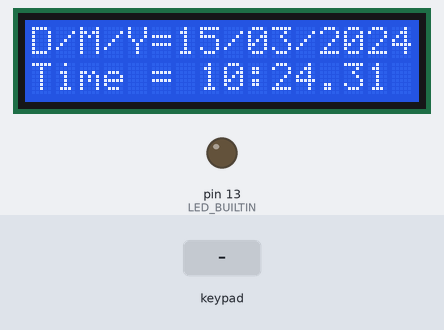
Simulated run of this sketch. Board: Arduino Uno, built with avr-gcc and run on an emulated ATmega328P. Parts: 16×2 character LCD, output pins drawn as LEDs (lit = HIGH). Wiring (inferred from the names in the program): 24Cxx EEPROM at I2C address 0x50. The inputs (shaded band) are chosen by the test bench. The local clock reads 2024-03-15 10:24:30 at power-on unless the sketch sets it; EEPROM starts erased; what the sketch prints to the serial monitor is not drawn.

Above: at 1.2 s.
1.3 s: key '0' pressed
At 2.8 s:
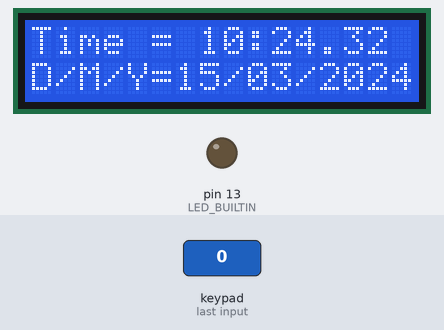
4.3 s: keypad keys 3 2 1 0 pressed 0.4 s apart
At 6.8 s:
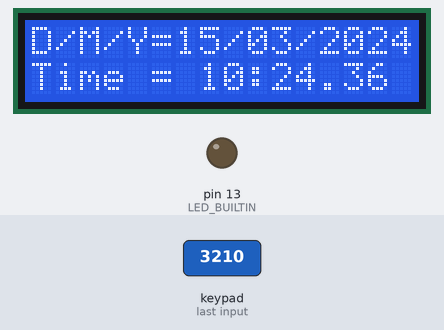
7.5 s: keypad keys 3 2 1 0 # pressed 0.4 s apart
At 10.5 s:
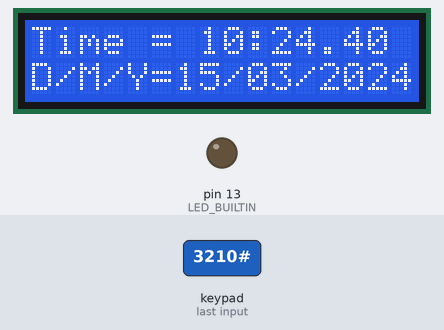
11.0 s: key 'A' pressed
At 11.87 s:
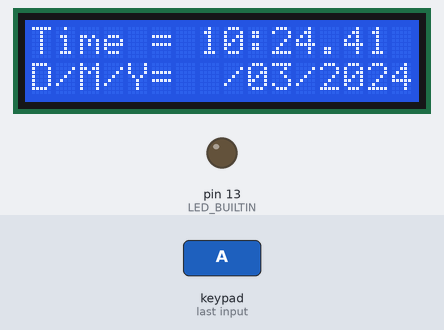
13.1 s: key '#' pressed
At 13.6 s:
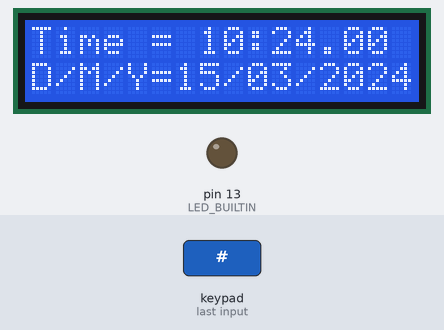
Timing chart, 0 to 16.1 s (numbered marks = the images above; inputs shaded):
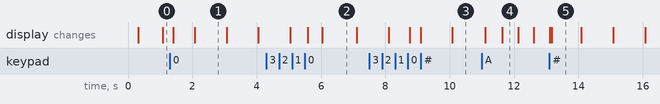

Measured:
- after the input at 1.3 s, the display: first changes after 0.11 s (image 1 shows a later state)
- after the input at 4.3 s, the display: first differs from a run without the input after 1.3 s (image 2 shows a later state)
- after the input at 7.5 s, the display: first differs from a run without the input after 1.3 s (image 3 shows a later state)
- after the input at 13.1 s, the display: first differs from a run without the input after 0.07 s (image 5)
- what the display in image 1 shows lasts 1.0 s, from 2.1 s to 3.1 s
- what the display in image 2 shows lasts 1.1 s, from 6.0 s to 7.1 s
- what the display in image 4 shows lasts 0.5 s, from 11.6 s to 12.1 s

The sketch:

lab19_checkpoint3.ino
```cpp
#include <Arduino_FreeRTOS.h>
#include <semphr.h>
#include <LiquidCrystal_I2C.h>
#include <Keypad_I2C.h>
#include <Keypad.h>
#include <Wire.h>
#include <TimeLib.h>
#include <DS1307RTC.h>

// Hardware & I2C Address Configuration
#define KEYPAD_I2C_ADDR 0x20   // I2C Address ของ PCF8574 สำหรับ Keypad
#define LCD_I2C_ADDR    0x27   // I2C Address ของ LCD 1602
#define EEPROM_ADDR     0x50   // I2C Address ของ 24C32 บนโมดูล DS1307 RTC
#define EEPROM_WL_SIZE  100    // ขนาด Block สำหรับทำ Wear Leveling (100 ไบต์)

const byte ROWS = 4;
const byte COLS = 4;
char hexaKeys[ROWS][COLS] = {
  {'1', '2', '3', 'A'},
  {'4', '5', '6', 'B'},
  {'7', '8', '9', 'C'},
  {'*', '0', '#', 'D'}
};

byte rowPins[ROWS] = {7, 6, 5, 4};
byte colPins[COLS] = {3, 2, 1, 0};


volatile int mode = 0;             // 0 = running mode, 1 = set time, 2 = set date
volatile int select_time = 0;      // 0 = hour, 1 = minute
volatile int select_date = 0;      // 0 = day, 1 = month, 2 = year
volatile bool isBlink = 0;         // สถานะการกะพริบตัวเลขบนหน้าจอ

// สถานะการสลับหน้าจอ (1 = Date บน / Time ล่าง, 2 = Time บน / Date ล่าง)
volatile uint8_t display_mode = 1;
unsigned int current_wl_addr = 0;  // ตำแหน่ง Address ปัจจุบันใน 24C32 EEPROM

// อุปกรณ์ I2C
LiquidCrystal_I2C lcd(LCD_I2C_ADDR, 16, 2);
Keypad_I2C keypad(makeKeymap(hexaKeys), rowPins, colPins, ROWS, COLS, KEYPAD_I2C_ADDR);
tmElements_t tm;                   // โครงสร้างข้อมูลเวลาจาก TimeLib

// Mutex สำหรับป้องกัน Bus Collision บน I2C (LCD, Keypad, RTC, 24C32 EEPROM แชร์บัสร่วมกัน)
SemaphoreHandle_t xI2CMutex = NULL;


// Function Prototypes

void Task_Clock_Display(void *pvParameters);
void Task_Keypad(void *pvParameters);
void refresh_display(void);
void print_serial_time(void);
void print2digits(int number);
void print2digitsLCD(int number);

// EEPROM 24C32 Functions
uint8_t readEEPROM(unsigned int eeaddress);
void writeEEPROM(unsigned int eeaddress, uint8_t data);
uint8_t readModeFromEEPROM_WearLeveling(void);
void writeModeToEEPROM_WearLeveling(uint8_t new_mode);
int scan_EEPROM(void);

// FreeRTOS Stack Overflow Hook
void vApplicationStackOverflowHook(TaskHandle_t xTask, char *pcTaskName) {
  (void) xTask;
  Serial.print(F("[FATAL] Stack Overflow in: "));
  Serial.println(pcTaskName);
  while (1);
}


// EEPROM 24C32 Low-Level Functions (I2C Address 0x50)
// ฟังก์ชันอ่านข้อมูล 1 ไบต์จาก Serial EEPROM 24C32
uint8_t readEEPROM(unsigned int eeaddress) {
  uint8_t rdata = 0xFF;
  Wire.beginTransmission(EEPROM_ADDR);
  Wire.write((int)(eeaddress >> 8));   // Address MSB
  Wire.write((int)(eeaddress & 0xFF)); // Address LSB
  Wire.endTransmission();
  Wire.requestFrom((uint8_t)EEPROM_ADDR, (uint8_t)1);
  if (Wire.available()) {
    rdata = Wire.read();
  }
  return rdata;
}

// ฟังก์ชันเขียนข้อมูล 1 ไบต์ลง Serial EEPROM 24C32
void writeEEPROM(unsigned int eeaddress, uint8_t data) {
  Wire.beginTransmission(EEPROM_ADDR);
  Wire.write((int)(eeaddress >> 8));   // Address MSB
  Wire.write((int)(eeaddress & 0xFF)); // Address LSB
  Wire.write(data);
  Wire.endTransmission();
  delay(10); // รอ 10ms สำหรับ Write Cycle Time ของ 24C32
}

// ฟังก์ชันสแกนข้อมูลใน 24C32 EEPROM เพื่อตรวจสอบตำแหน่งที่มีข้อมูล
int scan_EEPROM(void) {
  int number_data_found = 0;
  Serial.println(F("Performing EEPROM 24C32 scanning..."));
  for (unsigned int i = 0; i < EEPROM_WL_SIZE; i++) {
    uint8_t d = readEEPROM(i);
    if (d != 0xFF) {
      number_data_found++;
      Serial.print(F("Data 0x0"));
      Serial.print(d, HEX);
      Serial.print(F(" is active at 24C32 location ["));
      Serial.print(i);
      Serial.println(F("] (All other slots are 0xFF)"));
    }
  }
  if (number_data_found == 0) {
    Serial.println(F("No data found in EEPROM 24C32"));
  }
  return number_data_found;
}

// Wear Leveling (ช่องอื่นทั้งหมดจะเป็น 0xFF เสมอ)
// สแกนหาช่องเดียวที่ไม่ใช่ 0xFF จากทั้งหมด 100 ช่อง
uint8_t readModeFromEEPROM_WearLeveling() {
  uint8_t found_mode = 1;
  bool found = false;
  for (unsigned int i = 0; i < EEPROM_WL_SIZE; i++) {
    uint8_t val = readEEPROM(i);
    if (val == 1 || val == 2) {
      found_mode = val;
      current_wl_addr = i;
      found = true;
      break; // พบตำแหน่งปัจจุบันแล้ว
    }
  }
  // หากเป็น EEPROM ใหม่หรือยังไม่มีข้อมูล ให้เขียนค่าเริ่มต้นลงช่อง 0
  if (!found) {
    found_mode = 1;
    current_wl_addr = 0;
    writeEEPROM(0, 1);
  }
  Serial.print(F("[EEPROM WL] Active Display Mode: "));
  Serial.print(found_mode);
  Serial.print(F(" at Address: ["));
  Serial.print(current_wl_addr);
  Serial.println(F("]"));

  return found_mode;
}

// บันทึก Mode ใหม่: เขียนช่องถัดไป และลบช่องเดิมให้เป็น 0xFF
void writeModeToEEPROM_WearLeveling(uint8_t new_mode) {
  unsigned int next_addr = (current_wl_addr + 1) % EEPROM_WL_SIZE;
  // 1. เขียนค่าโหมดใหม่ลงช่องถัดไป
  writeEEPROM(next_addr, new_mode);
  // 2. เคลียร์ช่องเดิมให้กลับเป็น 0xFF (ทำให้ช่องอื่นๆ ในบล็อกเป็น 0xFF ทั้งหมดเสมอ)
  writeEEPROM(current_wl_addr, 0xFF);
  current_wl_addr = next_addr;
  display_mode = new_mode;
  Serial.print(F("[EEPROM WL] Moved Mode "));
  Serial.print(new_mode);
  Serial.print(F(" -> Address: ["));
  Serial.print(current_wl_addr);
  Serial.println(F("] (Cleared previous slot to 0xFF)"));
}


// Display & Formatting Helpers
void print2digits(int number) {
  if (number >= 0 && number < 10) {
    Serial.print('0');
  }
  Serial.print(number);
}

void print2digitsLCD(int number) {
  if (number >= 0 && number < 10) {
    lcd.print('0');
  }
  lcd.print(number);
}

// พิมพ์เวลาและวันที่ออก Serial Monitor
void print_serial_time() {
  Serial.print(F("Time: "));
  print2digits(tm.Hour);
  Serial.print(F(":"));
  print2digits(tm.Minute);
  Serial.print(F(":"));
  print2digits(tm.Second);
  Serial.print(F(" | Date: "));
  print2digits(tm.Day);
  Serial.print(F("/"));
  print2digits(tm.Month);
  Serial.print(F("/"));
  Serial.print(tmYearToCalendar(tm.Year));
  Serial.print(F(" | [Disp Mode: "));
  Serial.print(display_mode);
  Serial.print(F(" @ Addr: "));
  Serial.print(current_wl_addr);
  Serial.println(F("]"));
}

// ฟังก์ชันรีเฟรชหน้าจอ LCD แบบมีวินาที (ต้องเรียกภายใต้การ Lock Mutex)
void refresh_display() {
  uint8_t date_row = (display_mode == 1) ? 0 : 1;
  uint8_t time_row = (display_mode == 1) ? 1 : 0;

  // แถววันที่: D/M/Y=DD/MM/YYYY (ความยาว 16 ช่องพอดี)
  lcd.setCursor(0, date_row);
  lcd.print(F("D/M/Y="));
  print2digitsLCD(tm.Day);
  lcd.print(F("/"));
  print2digitsLCD(tm.Month);
  lcd.print(F("/"));
  lcd.print(tmYearToCalendar(tm.Year));

  // แถวเวลา: Time = HH:MM.SS (ความยาว 16 ช่องพอดี)
  lcd.setCursor(0, time_row);
  lcd.print(F("Time = "));
  print2digitsLCD(tm.Hour);
  lcd.print(F(":"));
  print2digitsLCD(tm.Minute);
  lcd.print(F("."));
  print2digitsLCD(tm.Second);
  lcd.print(F(" "));
}


// Setup & Loop

void setup() {
  Serial.begin(9600);
  Serial.println();
  Serial.println(F("Lab19.3 RTOS Checkpoint 3 (24C32 Wear Leveling)"));

  pinMode(LED_BUILTIN, OUTPUT);
  digitalWrite(LED_BUILTIN, LOW);

  // 1. สร้าง Mutex สำหรับควบคุม I2C Bus ก่อนเริ่ม Task
  xI2CMutex = xSemaphoreCreateMutex();

  // 2. กำหนดค่าเริ่มต้นให้กับอุปกรณ์ I2C
  Wire.begin();

  keypad.begin();
  lcd.init();
  lcd.backlight();
  lcd.home();

  // 3. อ่านค่า Mode ล่าสุดจาก 24C32 EEPROM ด้วย Wear Leveling
  display_mode = readModeFromEEPROM_WearLeveling();
  scan_EEPROM(); // แสดงตำแหน่งที่มีข้อมูลใน 24C32 ออกทาง Serial Monitor

  // 4. อ่านค่าเวลาเริ่มต้นจาก DS1307
   if (RTC.read(tm)) {
    Serial.println("[3] RTC read initial success");
  } else {
    Serial.println("[3] RTC read initial failed, using fallback");
    while(1); // Blocking
  }
  refresh_display();

  // 5. สร้าง FreeRTOS Tasks ด้วย Priority และ Stack ที่เหมาะสม
  xTaskCreate(Task_Clock_Display, "ClockTask", 140, NULL, 2, NULL);
  xTaskCreate(Task_Keypad, "KeypadTask", 160, NULL, 1, NULL);

  Serial.println(F("[OK] Scheduler Starting..."));
  Serial.flush();

  // 6. เริ่มต้นการทำงานของ RTOS Scheduler
  vTaskStartScheduler();
}

void loop() {
  // empty loop
}


// Task 1: จัดการเวลา และควบคุมการแสดงผลบนหน้าจอ LCD (Priority 2 - สูงสุด)

void Task_Clock_Display(void *pvParameters) {
  (void) pvParameters;
  uint8_t last_second = 0xFF; // ตัวแปรจำค่าวินาทีล่าสุด เพื่ออัปเดตเฉพาะเมื่อวินาทีเปลี่ยนจริง
  TickType_t xLastWakeTime = xTaskGetTickCount(); // เก็บ Tick เริ่มต้นสำหรับ Periodic Delay

  while (1) {
    uint8_t date_row = (display_mode == 1) ? 0 : 1;
    uint8_t time_row = (display_mode == 1) ? 1 : 0;

    if (mode == 0) {
      // --- Running Mode: ตรวจเช็ค RTC ทุก 100ms แบบ Absolute Periodic ---
      if (xSemaphoreTake(xI2CMutex, pdMS_TO_TICKS(50)) == pdTRUE) {
        if (RTC.read(tm)) {
          if (tm.Second != last_second) {
            last_second = tm.Second;
            refresh_display();
            print_serial_time();
          }
        }
        xSemaphoreGive(xI2CMutex);
      }
      vTaskDelayUntil(&xLastWakeTime, pdMS_TO_TICKS(100));
    } else if (mode == 1) {
      last_second = 0xFF; // รีเซ็ตเพื่อให้รีเฟรชทันทีเมื่อออกจากโหมดตั้งค่า
      // --- Setting Time Mode: กะพริบหลักเวลาทุก 500ms แบบ Absolute Periodic ---
      if (xSemaphoreTake(xI2CMutex, pdMS_TO_TICKS(200)) == pdTRUE) {
        if (select_time == 1) {
          // กะพริบหลักนาที (ตำแหน่งช่องที่ 10-11 ของบรรทัดเวลา)
          lcd.setCursor(10, time_row);
          if (isBlink) {
            lcd.print(F("  "));
          } else {
            print2digitsLCD(tm.Minute);
          }
        } else {
          // กะพริบหลักชั่วโมง (ตำแหน่งช่องที่ 7-8 ของบรรทัดเวลา)
          lcd.setCursor(7, time_row);
          if (isBlink) {
            lcd.print(F("  "));
          } else {
            print2digitsLCD(tm.Hour);
          }
        }
        isBlink = !isBlink;
        xSemaphoreGive(xI2CMutex);
      }
      vTaskDelayUntil(&xLastWakeTime, pdMS_TO_TICKS(500));
    } else if (mode == 2) {
      last_second = 0xFF; // รีเซ็ตเพื่อให้รีเฟรชทันทีเมื่อออกจากโหมดตั้งค่า
      // --- Setting Date Mode: กะพริบหลักวันที่ทุก 500ms แบบ Absolute Periodic ---
      if (xSemaphoreTake(xI2CMutex, pdMS_TO_TICKS(200)) == pdTRUE) {
        if (select_date == 0) {
          // กะพริบหลักวัน (ตำแหน่งช่องที่ 6-7 ของบรรทัดวันที่)
          lcd.setCursor(6, date_row);
          if (isBlink) {
            lcd.print(F("  "));
          } else {
            print2digitsLCD(tm.Day);
          }
        } else if (select_date == 1) {
          // กะพริบหลักเดือน (ตำแหน่งช่องที่ 9-10 ของบรรทัดวันที่)
          lcd.setCursor(9, date_row);
          if (isBlink) {
            lcd.print(F("  "));
          } else {
            print2digitsLCD(tm.Month);
          }
        } else if (select_date == 2) {
          // กะพริบหลักปี (ตำแหน่งช่องที่ 12-15 ของบรรทัดวันที่)
          lcd.setCursor(12, date_row);
          if (isBlink) {
            lcd.print(F("    "));
          } else {
            lcd.print(tmYearToCalendar(tm.Year));
          }
        }
        isBlink = !isBlink;
        xSemaphoreGive(xI2CMutex);
      }
      vTaskDelayUntil(&xLastWakeTime, pdMS_TO_TICKS(500));
    }
  }
}


// Task 2: สแกน Keypad และประมวลผลคำสั่งตั้งค่า (Priority 1)

void Task_Keypad(void *pvParameters) {
  (void) pvParameters;
  TickType_t xLastWakeTime = xTaskGetTickCount(); // เก็บ Tick เริ่มต้นสำหรับ Periodic Delay

  while (1) {
    char key = NO_KEY;

    // จอง Mutex สั้นๆ เพื่ออ่านค่าจาก Keypad ผ่าน PCF8574 บน I2C
    if (xSemaphoreTake(xI2CMutex, pdMS_TO_TICKS(50)) == pdTRUE) {
      key = keypad.getKey();
      xSemaphoreGive(xI2CMutex);
    }

    if (key != NO_KEY) {
      if (mode == 0) {
        // [โหมดปกติ]
        if (key == '0') {
          // กดปุ่ม '0': ทอกเกิลสลับระหว่าง Mode1 และ Mode2 พร้อมบันทึก 24C32 Wear Leveling
          uint8_t new_mode = (display_mode == 1) ? 2 : 1;
          if (xSemaphoreTake(xI2CMutex, pdMS_TO_TICKS(300)) == pdTRUE) {
            writeModeToEEPROM_WearLeveling(new_mode);
            refresh_display();
            xSemaphoreGive(xI2CMutex);
          }
        } else if (key == 'B') {
          // กด B เข้าสู่โหมดตั้งเวลา (เริ่มที่ชั่วโมง)
          mode = 1;
          select_time = 0;
          isBlink = 0;
          if (xSemaphoreTake(xI2CMutex, pdMS_TO_TICKS(200)) == pdTRUE) {
            refresh_display();
            xSemaphoreGive(xI2CMutex);
          }
        } else if (key == 'A') {
          // กด A เข้าสู่โหมดตั้งวันที่ (เริ่มที่วัน)
          mode = 2;
          select_date = 0;
          isBlink = 0;
          if (xSemaphoreTake(xI2CMutex, pdMS_TO_TICKS(200)) == pdTRUE) {
            refresh_display();
            xSemaphoreGive(xI2CMutex);
          }
        }
      } else if (mode == 1) {
        // [โหมดตั้งเวลา]
        if (key == 'B') {
          // สลับหลักการตั้งค่า: ชั่วโมง (0) <-> นาที (1)
          select_time = !select_time;
          isBlink = 0;
          if (xSemaphoreTake(xI2CMutex, pdMS_TO_TICKS(200)) == pdTRUE) {
            refresh_display();
            xSemaphoreGive(xI2CMutex);
          }
        } else if (key == 'C') {
          // เพิ่มค่าเวลา (+1)
          if (select_time == 1) {
            tm.Minute++;
            if (tm.Minute >= 60) tm.Minute = 0; // วน 0-59
          } else {
            tm.Hour++;
            if (tm.Hour >= 24) tm.Hour = 0;     // วน 0-23
          }
          isBlink = 0;
          if (xSemaphoreTake(xI2CMutex, pdMS_TO_TICKS(200)) == pdTRUE) {
            refresh_display();
            xSemaphoreGive(xI2CMutex);
          }
        } else if (key == 'D') {
          // ลดค่าเวลา (-1) ป้องกัน Underflow
          if (select_time == 1) {
            if (tm.Minute == 0) tm.Minute = 59;
            else tm.Minute--;
          } else {
            if (tm.Hour == 0) tm.Hour = 23;
            else tm.Hour--;
          }
          isBlink = 0;
          if (xSemaphoreTake(xI2CMutex, pdMS_TO_TICKS(200)) == pdTRUE) {
            refresh_display();
            xSemaphoreGive(xI2CMutex);
          }
        } else if (key == '#') {
          // กด '#' บันทึกเวลาลง DS1307
          tm.Second = 0;
          if (tm.Wday < 1 || tm.Wday > 7) tm.Wday = 1;

          if (xSemaphoreTake(xI2CMutex, pdMS_TO_TICKS(200)) == pdTRUE) {
            if (RTC.write(tm)) {
              Serial.println(F("[/] Write New Time Success"));
              mode = 0;
              refresh_display();
            } else {
              Serial.println(F("[!] Write New Time Failed"));
            }
            xSemaphoreGive(xI2CMutex);
          }
        }
      } else if (mode == 2) {
        // [โหมดตั้งวันที่]
        if (key == 'A') {
          // สลับหลักการตั้งค่า: วัน (0) -> เดือน (1) -> ปี (2) -> วัน (0)
          select_date = (select_date + 1) % 3;
          isBlink = 0;
          if (xSemaphoreTake(xI2CMutex, pdMS_TO_TICKS(200)) == pdTRUE) {
            refresh_display();
            xSemaphoreGive(xI2CMutex);
          }
        } else if (key == 'C') {
          // เพิ่มค่า (+1)
          if (select_date == 0) {
            tm.Day++;
            if (tm.Day > 31) tm.Day = 1; // วน 1-31
          } else if (select_date == 1) {
            tm.Month++;
            if (tm.Month > 12) tm.Month = 1; // วน 1-12
          } else if (select_date == 2) {
            int curYear = tmYearToCalendar(tm.Year);
            curYear++;
            if (curYear > 2099) curYear = 2000;
            tm.Year = CalendarYrToTm(curYear);
          }
          isBlink = 0;
          if (xSemaphoreTake(xI2CMutex, pdMS_TO_TICKS(200)) == pdTRUE) {
            refresh_display();
            xSemaphoreGive(xI2CMutex);
          }
        } else if (key == 'D') {
          // ลดค่า (-1)
          if (select_date == 0) {
            if (tm.Day <= 1) tm.Day = 31;
            else tm.Day--;
          } else if (select_date == 1) {
            if (tm.Month <= 1) tm.Month = 12;
            else tm.Month--;
          } else if (select_date == 2) {
            int curYear = tmYearToCalendar(tm.Year);
            curYear--;
            if (curYear < 2000) curYear = 2099;
            tm.Year = CalendarYrToTm(curYear);
          }
          isBlink = 0;
          if (xSemaphoreTake(xI2CMutex, pdMS_TO_TICKS(200)) == pdTRUE) {
            refresh_display();
            xSemaphoreGive(xI2CMutex);
          }
        } else if (key == '#') {
          // กด '#' บันทึกวันที่ลง DS1307
          tm.Second = 0; // เคลียร์วินาทีเป็น 0 และปลดล็อก Clock Halt (CH bit = 0)
          if (tm.Wday < 1 || tm.Wday > 7) tm.Wday = 1; // กำหนด Day of Week ให้ถูกต้อง (1-7)

          if (xSemaphoreTake(xI2CMutex, pdMS_TO_TICKS(200)) == pdTRUE) {
            if (RTC.write(tm)) {
              Serial.println(F("[/] Write New Date Success"));
              mode = 0;
              refresh_display();
            } else {
              Serial.println(F("[!] Write New Date Failed"));
            }
            xSemaphoreGive(xI2CMutex);
          }
        }
      }
    }

    // หน่วงเวลาสแกนปุ่ม 60ms แบบ Absolute Periodic (แม่นยำ 16.67 Hz)
    vTaskDelayUntil(&xLastWakeTime, pdMS_TO_TICKS(60));
  }
}
```
